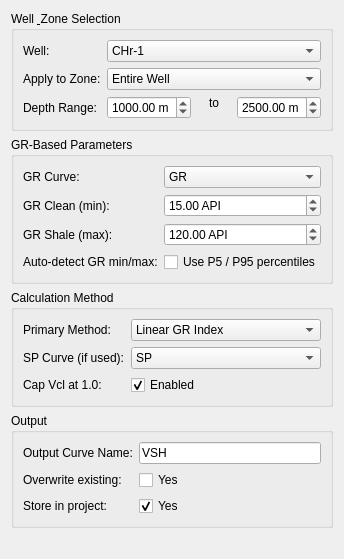
           <widget class="QWidget" name="scrollVclContents">
            <layout class="QVBoxLayout">
             <property name="spacing"><number>6</number></property>
             <!-- Well & Zone -->
             <item>
              <widget class="QGroupBox" name="groupVclWell">
               <property name="title"><string>Well &amp; Zone Selection</string></property>
               <layout class="QFormLayout">
                <item row="0" column="0"><widget class="QLabel"><property name="text"><string>Well:</string></property></widget></item>
                <item row="0" column="1"><widget class="QComboBox" name="comboVcl2Well"><item><property name="text"><string>CHr-1</string></property></item><item><property name="text"><string>Tau-1</string></property></item><item><property name="text"><string>Experior</string></property></item></widget></item>
                <item row="1" column="0"><widget class="QLabel"><property name="text"><string>Apply to Zone:</string></property></widget></item>
                <item row="1" column="1"><widget class="QComboBox" name="comboVcl2Zone"><item><property name="text"><string>Entire Well</string></property></item><item><property name="text"><string>Zone A</string></property></item><item><property name="text"><string>Zone B</string></property></item></widget></item>
                <item row="2" column="0"><widget class="QLabel"><property name="text"><string>Depth Range:</string></property></widget></item>
                <item row="2" column="1">
                 <layout class="QHBoxLayout">
                  <item><widget class="QDoubleSpinBox" name="spinVcl2DepthTop"><property name="suffix"><string> m</string></property><property name="maximum"><double>9999.0</double></property><property name="value"><double>1000.0</double></property></widget></item>
                  <item><widget class="QLabel"><property name="text"><string>to</string></property><property name="alignment"><set>Qt::AlignHCenter</set></property></widget></item>
                  <item><widget class="QDoubleSpinBox" name="spinVcl2DepthBase"><property name="suffix"><string> m</string></property><property name="maximum"><double>9999.0</double></property><property name="value"><double>2500.0</double></property></widget></item>
                 </layout>
                </item>
               </layout>
              </widget>
             </item>
             <!-- GR-Based method -->
             <item>
              <widget class="QGroupBox" name="groupVclGR">
               <property name="title"><string>GR-Based Parameters</string></property>
               <layout class="QFormLayout">
                <item row="0" column="0"><widget class="QLabel"><property name="text"><string>GR Curve:</string></property></widget></item>
                <item row="0" column="1"><widget class="QComboBox" name="comboVcl2GR"><item><property name="text"><string>GR</string></property></item><item><property name="text"><string>CGR</string></property></item></widget></item>
                <item row="1" column="0"><widget class="QLabel"><property name="text"><string>GR Clean (min):</string></property></widget></item>
                <item row="1" column="1"><widget class="QDoubleSpinBox" name="spinVcl2GRmin"><property name="suffix"><string> API</string></property><property name="maximum"><double>300.0</double></property><property name="value"><double>15.0</double></property></widget></item>
                <item row="2" column="0"><widget class="QLabel"><property name="text"><string>GR Shale (max):</string></property></widget></item>
                <item row="2" column="1"><widget class="QDoubleSpinBox" name="spinVcl2GRmax"><property name="suffix"><string> API</string></property><property name="maximum"><double>300.0</double></property><property name="value"><double>120.0</double></property></widget></item>
                <item row="3" column="0"><widget class="QLabel"><property name="text"><string>Auto-detect GR min/max:</string></property></widget></item>
                <item row="3" column="1"><widget class="QCheckBox" name="checkVclAutoGR"><property name="text"><string>Use P5 / P95 percentiles</string></property></widget></item>
               </layout>
              </widget>
             </item>
             <!-- Method & Correction -->
             <item>
              <widget class="QGroupBox" name="groupVclMethod">
               <property name="title"><string>Calculation Method</string></property>
               <layout class="QVBoxLayout">
                <item>
                 <layout class="QFormLayout">
                  <item row="0" column="0"><widget class="QLabel"><property name="text"><string>Primary Method:</string></property></widget></item>
                  <item row="0" column="1"><widget class="QComboBox" name="comboVcl2Method"><item><property name="text"><string>Linear GR Index</string></property></item><item><property name="text"><string>Larionov — Tertiary Rocks</string></property></item><item><property name="text"><string>Larionov — Older Rocks</string></property></item><item><property name="text"><string>Steiber</string></property></item><item><property name="text"><string>Clavier</string></property></item><item><property name="text"><string>Neutron-Density (N-D)</string></property></item><item><property name="text"><string>SP Curve</string></property></item></widget></item>
                  <item row="1" column="0"><widget class="QLabel"><property name="text"><string>SP Curve (if used):</string></property></widget></item>
                  <item row="1" column="1"><widget class="QComboBox" name="comboVcl2SP"><item><property name="text"><string>SP</string></property></item><item><property name="text"><string>N/A</string></property></item></widget></item>
                  <item row="2" column="0"><widget class="QLabel"><property name="text"><string>Cap Vcl at 1.0:</string></property></widget></item>
                  <item row="2" column="1"><widget class="QCheckBox" name="checkVclCap"><property name="text"><string>Enabled</string></property><property name="checked"><bool>true</bool></property></widget></item>
                 </layout>
                </item>
               </layout>
              </widget>
             </item>
             <!-- Output -->
             <item>
              <widget class="QGroupBox" name="groupVclOutput">
               <property name="title"><string>Output</string></property>
               <layout class="QFormLayout">
                <item row="0" column="0"><widget class="QLabel"><property name="text"><string>Output Curve Name:</string></property></widget></item>
                <item row="0" column="1"><widget class="QLineEdit" name="lineVcl2OutName"><property name="text"><string>VSH</string></property></widget></item>
                <item row="1" column="0"><widget class="QLabel"><property name="text"><string>Overwrite existing:</string></property></widget></item>
                <item row="1" column="1"><widget class="QCheckBox" name="checkVclOverwrite"><property name="text"><string>Yes</string></property></widget></item>
                <item row="2" column="0"><widget class="QLabel"><property name="text"><string>Store in project:</string></property></widget></item>
                <item row="2" column="1"><widget class="QCheckBox" name="checkVclSaveProject"><property name="text"><string>Yes</string></property><property name="checked"><bool>true</bool></property></widget></item>
               </layout>
              </widget>
             </item>
             <item><spacer><property name="orientation"><enum>Qt::Vertical</enum></property><property name="sizeHint" stdset="0"><size><width>20</width><height>20</height></size></property></spacer></item>
            </layout>
           </widget>
